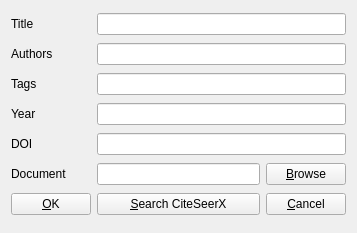
<ui version="4.0" >
 <class>newDocument</class>
 <widget class="QWidget" name="newDocument" >
  <property name="geometry" >
   <rect>
    <x>0</x>
    <y>0</y>
    <width>357</width>
    <height>233</height>
   </rect>
  </property>
  <property name="windowTitle" >
   <string>Form</string>
  </property>
  <layout class="QGridLayout" name="gridLayout" >
   <item row="0" column="0" >
    <widget class="QLabel" name="label" >
     <property name="layoutDirection" >
      <enum>Qt::RightToLeft</enum>
     </property>
     <property name="text" >
      <string>Title</string>
     </property>
    </widget>
   </item>
   <item row="0" column="1" colspan="2" >
    <widget class="QLineEdit" name="titleLine" />
   </item>
   <item row="1" column="0" >
    <widget class="QLabel" name="label_2" >
     <property name="layoutDirection" >
      <enum>Qt::RightToLeft</enum>
     </property>
     <property name="text" >
      <string>Authors</string>
     </property>
    </widget>
   </item>
   <item row="1" column="1" colspan="2" >
    <widget class="QLineEdit" name="authorsLine" />
   </item>
   <item row="8" column="2" >
    <widget class="QPushButton" name="cancelButton" >
     <property name="text" >
      <string>&amp;Cancel</string>
     </property>
    </widget>
   </item>
   <item row="2" column="1" colspan="2" >
    <widget class="QLineEdit" name="tagsLine" />
   </item>
   <item row="2" column="0" >
    <widget class="QLabel" name="label_3" >
     <property name="layoutDirection" >
      <enum>Qt::RightToLeft</enum>
     </property>
     <property name="text" >
      <string>Tags</string>
     </property>
    </widget>
   </item>
   <item row="5" column="0" >
    <widget class="QLabel" name="label_4" >
     <property name="layoutDirection" >
      <enum>Qt::RightToLeft</enum>
     </property>
     <property name="text" >
      <string>Document</string>
     </property>
    </widget>
   </item>
   <item row="5" column="1" >
    <widget class="QLineEdit" name="documentLine" />
   </item>
   <item row="5" column="2" >
    <widget class="QPushButton" name="browseButton" >
     <property name="text" >
      <string>&amp;Browse</string>
     </property>
    </widget>
   </item>
   <item row="8" column="0" >
    <widget class="QPushButton" name="okButton" >
     <property name="text" >
      <string>&amp;OK</string>
     </property>
    </widget>
   </item>
   <item row="8" column="1" >
    <widget class="QPushButton" name="searchButton" >
     <property name="text" >
      <string>&amp;Search CiteSeerX</string>
     </property>
    </widget>
   </item>
   <item row="3" column="1" colspan="2" >
    <widget class="QLineEdit" name="yearLine" />
   </item>
   <item row="3" column="0" >
    <widget class="QLabel" name="label_5" >
     <property name="layoutDirection" >
      <enum>Qt::RightToLeft</enum>
     </property>
     <property name="text" >
      <string>Year</string>
     </property>
    </widget>
   </item>
   <item row="4" column="1" colspan="2" >
    <widget class="QLineEdit" name="doiLine" />
   </item>
   <item row="4" column="0" >
    <widget class="QLabel" name="label_6" >
     <property name="layoutDirection" >
      <enum>Qt::RightToLeft</enum>
     </property>
     <property name="text" >
      <string>DOI</string>
     </property>
    </widget>
   </item>
  </layout>
 </widget>
 <tabstops>
  <tabstop>titleLine</tabstop>
  <tabstop>authorsLine</tabstop>
  <tabstop>tagsLine</tabstop>
  <tabstop>yearLine</tabstop>
  <tabstop>doiLine</tabstop>
  <tabstop>documentLine</tabstop>
  <tabstop>browseButton</tabstop>
  <tabstop>okButton</tabstop>
  <tabstop>searchButton</tabstop>
  <tabstop>cancelButton</tabstop>
 </tabstops>
 <resources/>
 <connections/>
</ui>
